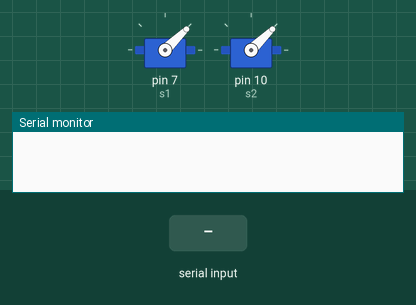
Simulated run of this sketch. Board: Arduino Mega 2560, built with avr-gcc and run on an emulated ATmega2560. Shown: 2 × servo, the last lines printed to the serial monitor. Inputs (shaded band) come from the test bench.

Above: at 1.2 s.
1.3 s: "LEFT" received over Serial
At 2.7 s:
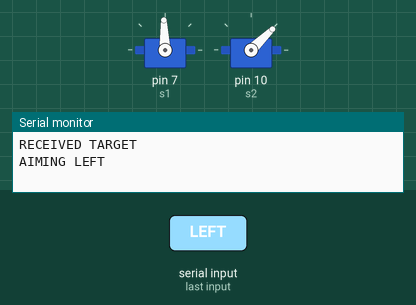
3.8 s: "RIGHT" received over Serial
At 5.8 s:
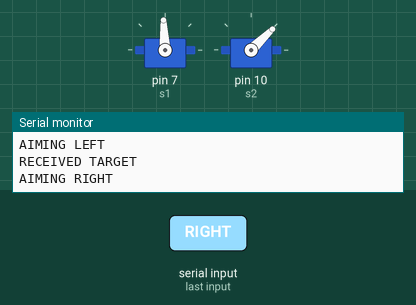
Timing chart, 0 to 7.3 s (numbered marks = the images above; inputs shaded):
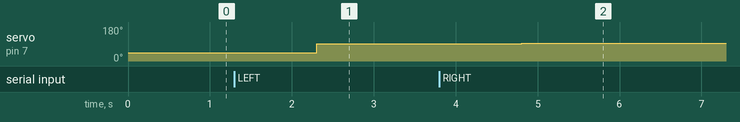

Measured:
- after the input at 1.3 s, servo on pin 7 (s1): 44° → 92° after 1.0 s
- after the input at 3.8 s, servo on pin 7 (s1): 92° → 93° after 1.0 s

The sketch:

sketch_may14a.ino
```cpp
#include <Servo.h>

#define SERVO_PIN_1 25; // tbd
#define SERVO_PIN_2 26; // also tbd

Servo s1;
Servo s2;

enum state_enum{SEARCH, LEFT, RIGHT, CENTER};
int state = SEARCH;

void setup() {
  // put your setup code here, to run once:
  s1.attach(7);
  s2.attach(10);
  s1.writeMicroseconds(1000);
  s2.writeMicroseconds(1000);
  Serial.begin(9600);
  while(!Serial){
    ;
  }
}

int currPos = 1500;

int angleConstrain(int currentAngle){
  if(currentAngle > 2000){
    return 2000;
  }else if(currentAngle < 1000){
    return 1000;
  }
  return currentAngle;
}

void loop() {
  // put your main code here, to run repeatedly:
  //Serial.println("PRINTING");
  if(Serial.available() > 0){
    Serial.println("RECEIVED TARGET");
    String input = Serial.readString();

    if(input.equals("LEFT")){
      state = LEFT;
    }else if(input.equals("RIGHT")){
      state = RIGHT;
    }else if(input.equals("CENTER")){
      state = CENTER;
    }
    switch(state){
      case LEFT:
        currPos -= 10;
        s1.writeMicroseconds(angleConstrain(currPos));
        Serial.println("AIMING LEFT");
        break;
      case RIGHT:
        currPos += 10;
        s1.writeMicroseconds(angleConstrain(currPos));
        Serial.println("AIMING RIGHT");
        break;
      case CENTER:
        Serial.println("TARGET CENTERED");
        break;
      default:
        break;
    }
  }
}
```
